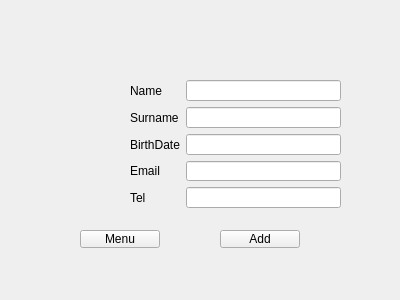
<?xml version="1.0" encoding="UTF-8"?>
<ui version="4.0">
 <class>FormClient</class>
 <widget class="QWidget" name="FormClient">
  <property name="geometry">
   <rect>
    <x>0</x>
    <y>0</y>
    <width>400</width>
    <height>300</height>
   </rect>
  </property>
  <property name="windowTitle">
   <string>Form</string>
  </property>
  <widget class="QWidget" name="layoutWidget">
   <property name="geometry">
    <rect>
     <x>130</x>
     <y>80</y>
     <width>211</width>
     <height>128</height>
    </rect>
   </property>
   <layout class="QFormLayout" name="formLayout">
    <item row="0" column="0">
     <widget class="QLabel" name="label">
      <property name="text">
       <string>Name</string>
      </property>
     </widget>
    </item>
    <item row="0" column="1">
     <widget class="QLineEdit" name="lineEdit"/>
    </item>
    <item row="1" column="0">
     <widget class="QLabel" name="label_2">
      <property name="text">
       <string>Surname</string>
      </property>
     </widget>
    </item>
    <item row="1" column="1">
     <widget class="QLineEdit" name="lineEdit_2"/>
    </item>
    <item row="2" column="0">
     <widget class="QLabel" name="label_3">
      <property name="text">
       <string>BirthDate</string>
      </property>
     </widget>
    </item>
    <item row="2" column="1">
     <widget class="QLineEdit" name="lineEdit_3"/>
    </item>
    <item row="3" column="0">
     <widget class="QLabel" name="label_4">
      <property name="text">
       <string>Email</string>
      </property>
     </widget>
    </item>
    <item row="3" column="1">
     <widget class="QLineEdit" name="lineEdit_4"/>
    </item>
    <item row="4" column="0">
     <widget class="QLabel" name="label_5">
      <property name="text">
       <string>Tel</string>
      </property>
     </widget>
    </item>
    <item row="4" column="1">
     <widget class="QLineEdit" name="lineEdit_5"/>
    </item>
   </layout>
  </widget>
  <widget class="QPushButton" name="toMenuFromClientButton">
   <property name="geometry">
    <rect>
     <x>80</x>
     <y>230</y>
     <width>80</width>
     <height>18</height>
    </rect>
   </property>
   <property name="text">
    <string>Menu</string>
   </property>
  </widget>
  <widget class="QPushButton" name="addClientButton">
   <property name="geometry">
    <rect>
     <x>220</x>
     <y>230</y>
     <width>80</width>
     <height>18</height>
    </rect>
   </property>
   <property name="text">
    <string>Add</string>
   </property>
  </widget>
 </widget>
 <resources/>
 <connections/>
</ui>
